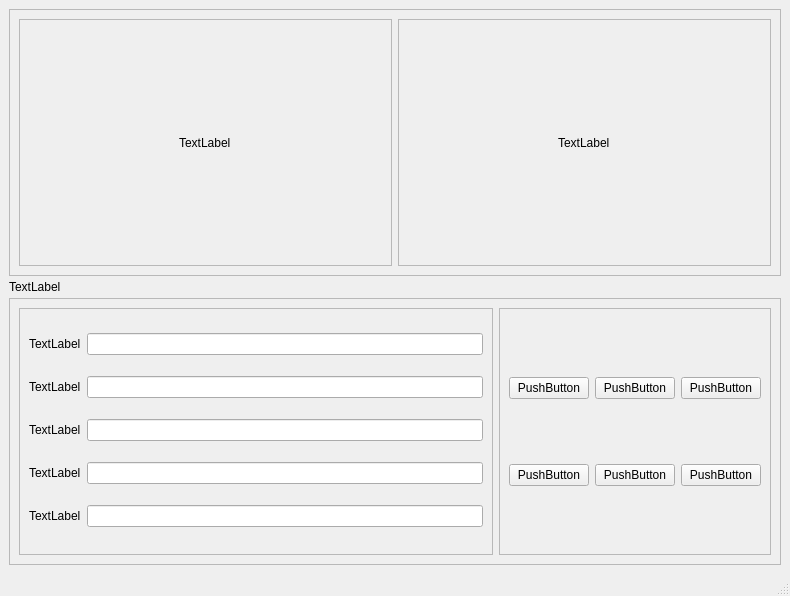
 <widget class="QMainWindow" name="MainWindow">
  <property name="geometry">
   <rect>
    <x>0</x>
    <y>0</y>
    <width>790</width>
    <height>596</height>
   </rect>
  </property>
  <property name="windowTitle">
   <string>copilot</string>
  </property>
  <property name="iconSize">
   <size>
    <width>24</width>
    <height>24</height>
   </size>
  </property>
  <widget class="QWidget" name="centralwidget">
   <property name="styleSheet">
    <string notr="true">QToolTip
{
    border: 1px solid #76797C;
    background-color: rgb(90, 102, 117);;
    color: white;
    padding: 5px;
    opacity: 200;
}

QWidget
{
    color: #eff0f1;
    background-color: #31363b;
    selection-background-color:#3daee9;
    selection-color: #eff0f1;
    background-clip: border;
    border-image: none;
    border: 0px transparent black;
    outline: 0;
}

QWidget:item:hover
{
    background-color: #3daee9;
    color: #eff0f1;
}

QWidget:item:selected
{
    background-color: #3daee9;
}

QCheckBox
{
    spacing: 5px;
    outline: none;
    color: #eff0f1;
    margin-bottom: 2px;
}

QCheckBox:disabled
{
    color: #76797C;
}

QCheckBox::indicator,
QGroupBox::indicator
{
    width: 18px;
    height: 18px;
}
QGroupBox::indicator
{
    margin-left: 2px;
}

QCheckBox::indicator:unchecked
{
    image: url(:/qss_icons/rc/checkbox_unchecked.png);
}

QCheckBox::indicator:unchecked:hover,
QCheckBox::indicator:unchecked:focus,
QCheckBox::indicator:unchecked:pressed,
QGroupBox::indicator:unchecked:hover,
QGroupBox::indicator:unchecked:focus,
QGroupBox::indicator:unchecked:pressed
{
  border: none;
    image: url(:/qss_icons/rc/checkbox_unchecked_focus.png);
}

QCheckBox::indicator:checked
{
    image: url(:/qss_icons/rc/checkbox_checked.png);
}

QCheckBox::indicator:checked:hover,
QCheckBox::indicator:checked:focus,
QCheckBox::indicator:checked:pressed,
QGroupBox::indicator:checked:hover,
QGroupBox::indicator:checked:focus,
QGroupBox::indicator:checked:pressed
{
  border: none;
    image: url(:/qss_icons/rc/checkbox_checked_focus.png);
}


QCheckBox::indicator:indeterminate
{
    image: url(:/qss_icons/rc/checkbox_indeterminate.png);
}

QCheckBox::indicator:indeterminate:focus,
QCheckBox::indicator:indeterminate:hover,
QCheckBox::indicator:indeterminate:pressed
{
    image: url(:/qss_icons/rc/checkbox_indeterminate_focus.png);
}

QCheckBox::indicator:checked:disabled,
QGroupBox::indicator:checked:disabled
{
    image: url(:/qss_icons/rc/checkbox_checked_disabled.png);
}

QCheckBox::indicator:unchecked:disabled,
QGroupBox::indicator:unchecked:disabled
{
    image: url(:/qss_icons/rc/checkbox_unchecked_disabled.png);
}

QRadioButton
{
    spacing: 5px;
    outline: none;
    color: #eff0f1;
    margin-bottom: 2px;
}

QRadioButton:disabled
{
    color: #76797C;
}
QRadioButton::indicator
{
    width: 21px;
    height: 21px;
}

QRadioButton::indicator:unchecked
{
    image: url(:/qss_icons/rc/radio_unchecked.png);
}


QRadioButton::indicator:unchecked:hover,
QRadioButton::indicator:unchecked:focus,
QRadioButton::indicator:unchecked:pressed
{
    border: none;
    outline: none;
    image: url(:/qss_icons/rc/radio_unchecked_focus.png);
}

QRadioButton::indicator:checked
{
    border: none;
    outline: none;
    image: url(:/qss_icons/rc/radio_checked.png);
}

QRadioButton::indicator:checked:hover,
QRadioButton::indicator:checked:focus,
QRadioButton::indicator:checked:pressed
{
    border: none;
    outline: none;
    image: url(:/qss_icons/rc/radio_checked_focus.png);
}

QRadioButton::indicator:checked:disabled
{
    outline: none;
    image: url(:/qss_icons/rc/radio_checked_disabled.png);
}

QRadioButton::indicator:unchecked:disabled
{
    image: url(:/qss_icons/rc/radio_unchecked_disabled.png);
}


QMenuBar
{
    background-color: #31363b;
    color: #eff0f1;
}

QMenuBar::item
{
    background: transparent;
}

QMenuBar::item:selected
{
    background: transparent;
    border: 1px solid #76797C;
}

QMenuBar::item:pressed
{
    border: 1px solid #76797C;
    background-color: #3daee9;
    color: #eff0f1;
    margin-bottom:-1px;
    padding-bottom:1px;
}

QMenu
{
    border: 1px solid #76797C;
    color: #eff0f1;
    margin: 2px;
}

QMenu::icon
{
    margin: 5px;
}

QMenu::item
{
    padding: 5px 30px 5px 30px;
    margin-left: 5px;
    border: 1px solid transparent; /* reserve space for selection border */
}

QMenu::item:selected
{
    color: #eff0f1;
}

QMenu::separator {
    height: 2px;
    background: lightblue;
    margin-left: 10px;
    margin-right: 5px;
}

QMenu::indicator {
    width: 18px;
    height: 18px;
}

/* non-exclusive indicator = check box style indicator
   (see QActionGroup::setExclusive) */
QMenu::indicator:non-exclusive:unchecked {
    image: url(:/qss_icons/rc/checkbox_unchecked.png);
}

QMenu::indicator:non-exclusive:unchecked:selected {
    image: url(:/qss_icons/rc/checkbox_unchecked_disabled.png);
}

QMenu::indicator:non-exclusive:checked {
    image: url(:/qss_icons/rc/checkbox_checked.png);
}

QMenu::indicator:non-exclusive:checked:selected {
    image: url(:/qss_icons/rc/checkbox_checked_disabled.png);
}

/* exclusive indicator = radio button style indicator (see QActionGroup::setExclusive) */
QMenu::indicator:exclusive:unchecked {
    image: url(:/qss_icons/rc/radio_unchecked.png);
}

QMenu::indicator:exclusive:unchecked:selected {
    image: url(:/qss_icons/rc/radio_unchecked_disabled.png);
}

QMenu::indicator:exclusive:checked {
    image: url(:/qss_icons/rc/radio_checked.png);
}

QMenu::indicator:exclusive:checked:selected {
    image: url(:/qss_icons/rc/radio_checked_disabled.png);
}

QMenu::right-arrow {
    margin: 5px;
    image: url(:/qss_icons/rc/right_arrow.png)
}


QWidget:disabled
{
    color: #454545;
    background-color: #31363b;
}

QAbstractItemView
{
    alternate-background-color: #31363b;
    color: #eff0f1;
    border: 1px solid 3A3939;
    border-radius: 2px;
}

QWidget:focus, QMenuBar:focus
{
    border: 1px solid #3daee9;
}

QTabWidget:focus, QCheckBox:focus, QRadioButton:focus, QSlider:focus
{
    border: none;
}

QLineEdit
{
    background-color: #232629;
    padding: 5px;
    border-style: solid;
    border: 1px solid #76797C;
    border-radius: 2px;
    color: #eff0f1;
}

QGroupBox {
    border:1px solid #76797C;
    border-radius: 2px;
    margin-top: 20px;
}

QGroupBox::title {
    subcontrol-origin: margin;
    subcontrol-position: top center;
    padding-left: 10px;
    padding-right: 10px;
    padding-top: 10px;
}

QAbstractScrollArea
{
    border-radius: 2px;
    border: 1px solid #76797C;
    background-color: transparent;
}

QScrollBar:horizontal
{
    height: 15px;
    margin: 3px 15px 3px 15px;
    border: 1px transparent #2A2929;
    border-radius: 4px;
    background-color: #2A2929;
}

QScrollBar::handle:horizontal
{
    background-color: #605F5F;
    min-width: 5px;
    border-radius: 4px;
}

QScrollBar::add-line:horizontal
{
    margin: 0px 3px 0px 3px;
    border-image: url(:/qss_icons/rc/right_arrow_disabled.png);
    width: 10px;
    height: 10px;
    subcontrol-position: right;
    subcontrol-origin: margin;
}

QScrollBar::sub-line:horizontal
{
    margin: 0px 3px 0px 3px;
    border-image: url(:/qss_icons/rc/left_arrow_disabled.png);
    height: 10px;
    width: 10px;
    subcontrol-position: left;
    subcontrol-origin: margin;
}

QScrollBar::add-line:horizontal:hover,QScrollBar::add-line:horizontal:on
{
    border-image: url(:/qss_icons/rc/right_arrow.png);
    height: 10px;
    width: 10px;
    subcontrol-position: right;
    subcontrol-origin: margin;
}


QScrollBar::sub-line:horizontal:hover, QScrollBar::sub-line:horizontal:on
{
    border-image: url(:/qss_icons/rc/left_arrow.png);
    height: 10px;
    width: 10px;
    subcontrol-position: left;
    subcontrol-origin: margin;
}

QScrollBar::up-arrow:horizontal, QScrollBar::down-arrow:horizontal
{
    background: none;
}


QScrollBar::add-page:horizontal, QScrollBar::sub-page:horizontal
{
    background: none;
}

QScrollBar:vertical
{
    background-color: #2A2929;
    width: 15px;
    margin: 15px 3px 15px 3px;
    border: 1px transparent #2A2929;
    border-radius: 4px;
}

QScrollBar::handle:vertical
{
    background-color: #605F5F;
    min-height: 5px;
    border-radius: 4px;
}

QScrollBar::sub-line:vertical
{
    margin: 3px 0px 3px 0px;
    border-image: url(:/qss_icons/rc/up_arrow_disabled.png);
    height: 10px;
    width: 10px;
    subcontrol-position: top;
    subcontrol-origin: margin;
}

QScrollBar::add-line:vertical
{
    margin: 3px 0px 3px 0px;
    border-image: url(:/qss_icons/rc/down_arrow_disabled.png);
    height: 10px;
    width: 10px;
    subcontrol-position: bottom;
    subcontrol-origin: margin;
}

QScrollBar::sub-line:vertical:hover,QScrollBar::sub-line:vertical:on
{

    border-image: url(:/qss_icons/rc/up_arrow.png);
    height: 10px;
    width: 10px;
    subcontrol-position: top;
    subcontrol-origin: margin;
}


QScrollBar::add-line:vertical:hover, QScrollBar::add-line:vertical:on
{
    border-image: url(:/qss_icons/rc/down_arrow.png);
    height: 10px;
    width: 10px;
    subcontrol-position: bottom;
    subcontrol-origin: margin;
}

QScrollBar::up-arrow:vertical, QScrollBar::down-arrow:vertical
{
    background: none;
}


QScrollBar::add-page:vertical, QScrollBar::sub-page:vertical
{
    background: none;
}

QTextEdit
{
    background-color: #232629;
    color: #eff0f1;
    border: 1px solid #76797C;
}

QPlainTextEdit
{
    background-color: #232629;;
    color: #eff0f1;
    border-radius: 2px;
    border: 1px solid #76797C;
}

QHeaderView::section
{
    background-color: #76797C;
    color: #eff0f1;
    padding: 5px;
    border: 1px solid #76797C;
}

QSizeGrip {
    image: url(:/qss_icons/rc/sizegrip.png);
    width: 12px;
    height: 12px;
}


QMainWindow::separator
{
    background-color: #31363b;
    color: white;
    padding-left: 4px;
    spacing: 2px;
    border: 1px dashed #76797C;
}

QMainWindow::separator:hover
{

    background-color: #787876;
    color: white;
    padding-left: 4px;
    border: 1px solid #76797C;
    spacing: 2px;
}


QMenu::separator
{
    height: 1px;
    background-color: #76797C;
    color: white;
    padding-left: 4px;
    margin-left: 10px;
    margin-right: 5px;
}


QFrame
{
    border-radius: 3px;
    border: 1px solid #76797C;
}

QFrame[frameShape=&quot;0&quot;]
{
    border-radius: 2px;
    border: 1px transparent #76797C;
}

QStackedWidget
{
    border: 1px transparent black;
}

QToolBar {
    border: 1px transparent #393838;
    background: 1px solid #31363b;
    font-weight: bold;
}

QToolBar::handle:horizontal {
    image: url(:/qss_icons/rc/Hmovetoolbar.png);
}
QToolBar::handle:vertical {
    image: url(:/qss_icons/rc/Vmovetoolbar.png);
}
QToolBar::separator:horizontal {
    image: url(:/qss_icons/rc/Hsepartoolbar.png);
}
QToolBar::separator:vertical {
    image: url(:/qss_icons/rc/Vsepartoolbar.png);
}
QToolButton#qt_toolbar_ext_button {
    background: #58595a
}

QPushButton
{
    color: #eff0f1;
    background-color: #31363b;
    border-width: 1px;
    border-color: #76797C;
    border-style: solid;
    padding: 5px;
    border-radius: 2px;
    outline: none;
}

QPushButton:disabled
{
    background-color: #31363b;
    border-width: 1px;
    border-color: #454545;
    border-style: solid;
    padding-top: 5px;
    padding-bottom: 5px;
    padding-left: 10px;
    padding-right: 10px;
    border-radius: 2px;
    color: #454545;
}

QPushButton:focus {
    background-color: #3daee9;
    color: white;
}

QPushButton:pressed
{
    background-color: #3daee9;
    padding-top: -15px;
    padding-bottom: -17px;
}

QComboBox
{
    selection-background-color: #3daee9;
    border-style: solid;
    border: 1px solid #76797C;
    border-radius: 2px;
    padding: 5px;
    min-width: 75px;
}

QPushButton:checked{
    background-color: #76797C;
    border-color: #6A6969;
}

QComboBox:hover,QPushButton:hover,QAbstractSpinBox:hover,QLineEdit:hover,QTextEdit:hover,QPlainTextEdit:hover,QAbstractView:hover,QTreeView:hover
{
    border: 1px solid #3daee9;
    color: #eff0f1;
}

QComboBox:on
{
    padding-top: 3px;
    padding-left: 4px;
    selection-background-color: #4a4a4a;
}

QComboBox QAbstractItemView
{
    background-color: #232629;
    border-radius: 2px;
    border: 1px solid #76797C;
    selection-background-color: #3daee9;
}

QComboBox::drop-down
{
    subcontrol-origin: padding;
    subcontrol-position: top right;
    width: 15px;

    border-left-width: 0px;
    border-left-color: darkgray;
    border-left-style: solid;
    border-top-right-radius: 3px;
    border-bottom-right-radius: 3px;
}

QComboBox::down-arrow
{
    image: url(:/qss_icons/rc/down_arrow_disabled.png);
}

QComboBox::down-arrow:on, QComboBox::down-arrow:hover,
QComboBox::down-arrow:focus
{
    image: url(:/qss_icons/rc/down_arrow.png);
}

QAbstractSpinBox {
    padding: 5px;
    border: 1px solid #76797C;
    background-color: #232629;
    color: #eff0f1;
    border-radius: 2px;
    min-width: 75px;
}

QAbstractSpinBox:up-button
{
    background-color: transparent;
    subcontrol-origin: border;
    subcontrol-position: center right;
}

QAbstractSpinBox:down-button
{
    background-color: transparent;
    subcontrol-origin: border;
    subcontrol-position: center left;
}

QAbstractSpinBox::up-arrow,QAbstractSpinBox::up-arrow:disabled,QAbstractSpinBox::up-arrow:off {
    image: url(:/qss_icons/rc/up_arrow_disabled.png);
    width: 10px;
    height: 10px;
}
QAbstractSpinBox::up-arrow:hover
{
    image: url(:/qss_icons/rc/up_arrow.png);
}


QAbstractSpinBox::down-arrow,QAbstractSpinBox::down-arrow:disabled,QAbstractSpinBox::down-arrow:off
{
    image: url(:/qss_icons/rc/down_arrow_disabled.png);
    width: 10px;
    height: 10px;
}
QAbstractSpinBox::down-arrow:hover
{
    image: url(:/qss_icons/rc/down_arrow.png);
}


QLabel
{
    border: 0px solid black;
}

QTabWidget{
    border: 0px transparent black;
}

QTabWidget::pane {
    border: 1px solid #76797C;
    padding: 5px;
    margin: 0px;
}

QTabBar
{
    qproperty-drawBase: 0;
    left: 5px; /* move to the right by 5px */
    border-radius: 3px;
}

QTabBar:focus
{
    border: 0px transparent black;
}

QTabBar::close-button  {
    image: url(:/qss_icons/rc/close.png);
    background: transparent;
}

QTabBar::close-button:hover
{
    image: url(:/qss_icons/rc/close-hover.png);
    background: transparent;
}

QTabBar::close-button:pressed {
    image: url(:/qss_icons/rc/close-pressed.png);
    background: transparent;
}

/* TOP TABS */
QTabBar::tab:top {
    color: #eff0f1;
    border: 1px solid #76797C;
    border-bottom: 1px transparent black;
    background-color: #31363b;
    padding: 5px;
    min-width: 50px;
    border-top-left-radius: 2px;
    border-top-right-radius: 2px;
}

QTabBar::tab:top:!selected
{
    color: #eff0f1;
    background-color: #54575B;
    border: 1px solid #76797C;
    border-bottom: 1px transparent black;
    border-top-left-radius: 2px;
    border-top-right-radius: 2px;    
}

QTabBar::tab:top:!selected:hover {
    background-color: #3daee9;
}

/* BOTTOM TABS */
QTabBar::tab:bottom {
    color: #eff0f1;
    border: 1px solid #76797C;
    border-top: 1px transparent black;
    background-color: #31363b;
    padding: 5px;
    border-bottom-left-radius: 2px;
    border-bottom-right-radius: 2px;
    min-width: 50px;
}

QTabBar::tab:bottom:!selected
{
    color: #eff0f1;
    background-color: #54575B;
    border: 1px solid #76797C;
    border-top: 1px transparent black;
    border-bottom-left-radius: 2px;
    border-bottom-right-radius: 2px;
}

QTabBar::tab:bottom:!selected:hover {
    background-color: #3daee9;
}

/* LEFT TABS */
QTabBar::tab:left {
    color: #eff0f1;
    border: 1px solid #76797C;
    border-left: 1px transparent black;
    background-color: #31363b;
    padding: 5px;
    border-top-right-radius: 2px;
    border-bottom-right-radius: 2px;
    min-height: 50px;
}

QTabBar::tab:left:!selected
{
    color: #eff0f1;
    background-color: #54575B;
    border: 1px solid #76797C;
    border-left: 1px transparent black;
    border-top-right-radius: 2px;
    border-bottom-right-radius: 2px;
}

QTabBar::tab:left:!selected:hover {
    background-color: #3daee9;
}


/* RIGHT TABS */
QTabBar::tab:right {
    color: #eff0f1;
    border: 1px solid #76797C;
    border-right: 1px transparent black;
    background-color: #31363b;
    padding: 5px;
    border-top-left-radius: 2px;
    border-bottom-left-radius: 2px;
    min-height: 50px;
}

QTabBar::tab:right:!selected
{
    color: #eff0f1;
    background-color: #54575B;
    border: 1px solid #76797C;
    border-right: 1px transparent black;
    border-top-left-radius: 2px;
    border-bottom-left-radius: 2px;
}

QTabBar::tab:right:!selected:hover {
    background-color: #3daee9;
}

QTabBar QToolButton::right-arrow:enabled {
     image: url(:/qss_icons/rc/right_arrow.png);
 }

 QTabBar QToolButton::left-arrow:enabled {
     image: url(:/qss_icons/rc/left_arrow.png);
 }

QTabBar QToolButton::right-arrow:disabled {
     image: url(:/qss_icons/rc/right_arrow_disabled.png);
 }

 QTabBar QToolButton::left-arrow:disabled {
     image: url(:/qss_icons/rc/left_arrow_disabled.png);
 }


QDockWidget {
    background: #31363b;
    border: 1px solid #403F3F;
    titlebar-close-icon: url(:/qss_icons/rc/close.png);
    titlebar-normal-icon: url(:/qss_icons/rc/undock.png);
}

QDockWidget::close-button, QDockWidget::float-button {
    border: 1px solid transparent;
    border-radius: 2px;
    background: transparent;
}

QDockWidget::close-button:hover, QDockWidget::float-button:hover {
    background: rgba(255, 255, 255, 10);
}

QDockWidget::close-button:pressed, QDockWidget::float-button:pressed {
    padding: 1px -1px -1px 1px;
    background: rgba(255, 255, 255, 10);
}

QTreeView, QListView
{
    border: 1px solid #76797C;
    background-color: #232629;
}

QTreeView:branch:selected, QTreeView:branch:hover
{
    background: url(:/qss_icons/rc/transparent.png);
}

QTreeView::branch:has-siblings:!adjoins-item {
    border-image: url(:/qss_icons/rc/transparent.png);
}

QTreeView::branch:has-siblings:adjoins-item {
    border-image: url(:/qss_icons/rc/transparent.png);
}

QTreeView::branch:!has-children:!has-siblings:adjoins-item {
    border-image: url(:/qss_icons/rc/transparent.png);
}

QTreeView::branch:has-children:!has-siblings:closed,
QTreeView::branch:closed:has-children:has-siblings {
    image: url(:/qss_icons/rc/branch_closed.png);
}

QTreeView::branch:open:has-children:!has-siblings,
QTreeView::branch:open:has-children:has-siblings  {
    image: url(:/qss_icons/rc/branch_open.png);
}

QTreeView::branch:has-children:!has-siblings:closed:hover,
QTreeView::branch:closed:has-children:has-siblings:hover {
    image: url(:/qss_icons/rc/branch_closed-on.png);
    }

QTreeView::branch:open:has-children:!has-siblings:hover,
QTreeView::branch:open:has-children:has-siblings:hover  {
    image: url(:/qss_icons/rc/branch_open-on.png);
    }

QListView::item:!selected:hover, QTreeView::item:!selected:hover  {
    background: rgba(167,218,245, 0.3);
    outline: 0;
    color: #eff0f1
}

QListView::item:selected:hover, QTreeView::item:selected:hover  {
    background: #3daee9;
    color: #eff0f1;
}

QSlider::groove:horizontal {
    border: 1px solid #565a5e;
    height: 4px;
    background: #565a5e;
    margin: 0px;
    border-radius: 2px;
}

QSlider::handle:horizontal {
    background: #232629;
    border: 1px solid #565a5e;
    width: 16px;
    height: 16px;
    margin: -8px 0;
    border-radius: 9px;
}

QSlider::groove:vertical {
    border: 1px solid #565a5e;
    width: 4px;
    background: #565a5e;
    margin: 0px;
    border-radius: 3px;
}

QSlider::handle:vertical {
    background: #232629;
    border: 1px solid #565a5e;
    width: 16px;
    height: 16px;
    margin: 0 -8px;
    border-radius: 9px;
}

QToolButton {
    background-color: transparent;
    border: 1px transparent #76797C;
    border-radius: 2px;
    margin: 3px;
    padding: 5px;
}

QToolButton[popupMode=&quot;1&quot;] { /* only for MenuButtonPopup */
 padding-right: 20px; /* make way for the popup button */
 border: 1px #76797C;
 border-radius: 5px;
}

QToolButton[popupMode=&quot;2&quot;] { /* only for InstantPopup */
 padding-right: 10px; /* make way for the popup button */
 border: 1px #76797C;
}


QToolButton:hover, QToolButton::menu-button:hover {
    background-color: transparent;
    border: 1px solid #3daee9;
    padding: 5px;
}

QToolButton:checked, QToolButton:pressed,
        QToolButton::menu-button:pressed {
    background-color: #3daee9;
    border: 1px solid #3daee9;
    padding: 5px;
}

/* the subcontrol below is used only in the InstantPopup or DelayedPopup mode */
QToolButton::menu-indicator {
    image: url(:/qss_icons/rc/down_arrow.png);
    top: -7px; left: -2px; /* shift it a bit */
}

/* the subcontrols below are used only in the MenuButtonPopup mode */
QToolButton::menu-button {
    border: 1px transparent #76797C;
    border-top-right-radius: 6px;
    border-bottom-right-radius: 6px;
    /* 16px width + 4px for border = 20px allocated above */
    width: 16px;
    outline: none;
}

QToolButton::menu-arrow {
    image: url(:/qss_icons/rc/down_arrow.png);
}

QToolButton::menu-arrow:open {
    border: 1px solid #76797C;
}

QPushButton::menu-indicator  {
    subcontrol-origin: padding;
    subcontrol-position: bottom right;
    left: 8px;
}

QTableView
{
    border: 1px solid #76797C;
    gridline-color: #31363b;
    background-color: #232629;
}


QTableView, QHeaderView
{
    border-radius: 0px;
}

QTableView::item:pressed, QListView::item:pressed, QTreeView::item:pressed  {
    background: #3daee9;
    color: #eff0f1;
}

QTableView::item:selected:active, QTreeView::item:selected:active, QListView::item:selected:active  {
    background: #3daee9;
    color: #eff0f1;
}


QHeaderView
{
    background-color: #31363b;
    border: 1px transparent;
    border-radius: 0px;
    margin: 0px;
    padding: 0px;

}

QHeaderView::section  {
    background-color: #31363b;
    color: #eff0f1;
    padding: 5px;
    border: 1px solid #76797C;
    border-radius: 0px;
    text-align: center;
}

QHeaderView::section::vertical::first, QHeaderView::section::vertical::only-one
{
    border-top: 1px solid #76797C;
}

QHeaderView::section::vertical
{
    border-top: transparent;
}

QHeaderView::section::horizontal::first, QHeaderView::section::horizontal::only-one
{
    border-left: 1px solid #76797C;
}

QHeaderView::section::horizontal
{
    border-left: transparent;
}


QHeaderView::section:checked
 {
    color: white;
    background-color: #334e5e;
 }

 /* style the sort indicator */
QHeaderView::down-arrow {
    image: url(:/qss_icons/rc/down_arrow.png);
}

QHeaderView::up-arrow {
    image: url(:/qss_icons/rc/up_arrow.png);
}


QTableCornerButton::section {
    background-color: #31363b;
    border: 1px transparent #76797C;
    border-radius: 0px;
}

QToolBox  {
    padding: 5px;
    border: 1px transparent black;
}

QToolBox::tab {
    color: #eff0f1;
    background-color: #31363b;
    border: 1px solid #76797C;
    border-bottom: 1px transparent #31363b;
    border-top-left-radius: 5px;
    border-top-right-radius: 5px;
}

QToolBox::tab:selected { /* italicize selected tabs */
    font: italic;
    background-color: #31363b;
    border-color: #3daee9;
 }

QStatusBar::item {
    border: 0px transparent dark;
 }


QFrame[height=&quot;3&quot;], QFrame[width=&quot;3&quot;] {
    background-color: #76797C;
}


QSplitter::handle {
    border: 1px dashed #76797C;
}

QSplitter::handle:hover {
    background-color: #787876;
    border: 1px solid #76797C;
}

QSplitter::handle:horizontal {
    width: 1px;
}

QSplitter::handle:vertical {
    height: 1px;
}

QProgressBar {
    border: 1px solid #76797C;
    border-radius: 5px;
    text-align: center;
}

QProgressBar::chunk {
    background-color: #05B8CC;
}

QDateEdit
{
    selection-background-color: #3daee9;
    border-style: solid;
    border: 1px solid #3375A3;
    border-radius: 2px;
    padding: 1px;
    min-width: 75px;
}

QDateEdit:on
{
    padding-top: 3px;
    padding-left: 4px;
    selection-background-color: #4a4a4a;
}

QDateEdit QAbstractItemView
{
    background-color: #232629;
    border-radius: 2px;
    border: 1px solid #3375A3;
    selection-background-color: #3daee9;
}

QDateEdit::drop-down
{
    subcontrol-origin: padding;
    subcontrol-position: top right;
    width: 15px;
    border-left-width: 0px;
    border-left-color: darkgray;
    border-left-style: solid;
    border-top-right-radius: 3px;
    border-bottom-right-radius: 3px;
}

QDateEdit::down-arrow
{
    image: url(:/qss_icons/rc/down_arrow_disabled.png);
}

QDateEdit::down-arrow:on, QDateEdit::down-arrow:hover,
QDateEdit::down-arrow:focus
{
    image: url(:/qss_icons/rc/down_arrow.png);
}</string>
   </property>
   <layout class="QVBoxLayout" name="verticalLayout">
    <item>
     <widget class="QFrame" name="frame_2">
      <property name="frameShape">
       <enum>QFrame::StyledPanel</enum>
      </property>
      <property name="frameShadow">
       <enum>QFrame::Raised</enum>
      </property>
      <layout class="QHBoxLayout" name="horizontalLayout">
       <item>
        <widget class="QFrame" name="frame_3">
         <property name="frameShape">
          <enum>QFrame::StyledPanel</enum>
         </property>
         <property name="frameShadow">
          <enum>QFrame::Raised</enum>
         </property>
         <layout class="QVBoxLayout" name="verticalLayout_2">
          <item alignment="Qt::AlignHCenter">
           <widget class="QLabel" name="label_7">
            <property name="text">
             <string>TextLabel</string>
            </property>
           </widget>
          </item>
         </layout>
        </widget>
       </item>
       <item>
        <widget class="QFrame" name="frame_4">
         <property name="frameShape">
          <enum>QFrame::StyledPanel</enum>
         </property>
         <property name="frameShadow">
          <enum>QFrame::Raised</enum>
         </property>
         <layout class="QVBoxLayout" name="verticalLayout_3">
          <item alignment="Qt::AlignHCenter">
           <widget class="QLabel" name="label_8">
            <property name="text">
             <string>TextLabel</string>
            </property>
           </widget>
          </item>
         </layout>
        </widget>
       </item>
      </layout>
     </widget>
    </item>
    <item>
     <widget class="QLabel" name="label">
      <property name="maximumSize">
       <size>
        <width>16777215</width>
        <height>10</height>
       </size>
      </property>
      <property name="text">
       <string>TextLabel</string>
      </property>
     </widget>
    </item>
    <item>
     <widget class="QFrame" name="frame">
      <property name="frameShape">
       <enum>QFrame::StyledPanel</enum>
      </property>
      <property name="frameShadow">
       <enum>QFrame::Raised</enum>
      </property>
      <layout class="QHBoxLayout" name="horizontalLayout_2">
       <item>
        <widget class="QFrame" name="frame_5">
         <property name="frameShape">
          <enum>QFrame::StyledPanel</enum>
         </property>
         <property name="frameShadow">
          <enum>QFrame::Raised</enum>
         </property>
         <layout class="QGridLayout" name="gridLayout">
          <item row="1" column="0">
           <widget class="QLabel" name="label_6">
            <property name="text">
             <string>TextLabel</string>
            </property>
           </widget>
          </item>
          <item row="1" column="2">
           <widget class="QLineEdit" name="lineEdit_2"/>
          </item>
          <item row="0" column="0">
           <widget class="QLabel" name="label_2">
            <property name="text">
             <string>TextLabel</string>
            </property>
           </widget>
          </item>
          <item row="2" column="2">
           <widget class="QLineEdit" name="lineEdit_3"/>
          </item>
          <item row="3" column="2">
           <widget class="QLineEdit" name="lineEdit_4"/>
          </item>
          <item row="2" column="0">
           <widget class="QLabel" name="label_5">
            <property name="text">
             <string>TextLabel</string>
            </property>
           </widget>
          </item>
          <item row="4" column="0">
           <widget class="QLabel" name="label_3">
            <property name="text">
             <string>TextLabel</string>
            </property>
           </widget>
          </item>
          <item row="0" column="2">
           <widget class="QLineEdit" name="lineEdit"/>
          </item>
          <item row="3" column="0">
           <widget class="QLabel" name="label_4">
            <property name="text">
             <string>TextLabel</string>
            </property>
           </widget>
          </item>
          <item row="4" column="2">
           <widget class="QLineEdit" name="lineEdit_5"/>
          </item>
         </layout>
        </widget>
       </item>
       <item>
        <widget class="QFrame" name="frame_6">
         <property name="frameShape">
          <enum>QFrame::StyledPanel</enum>
         </property>
         <property name="frameShadow">
          <enum>QFrame::Raised</enum>
         </property>
         <layout class="QGridLayout" name="gridLayout_2">
          <item row="0" column="2">
           <widget class="QPushButton" name="pushButton_3">
            <property name="text">
             <string>PushButton</string>
            </property>
           </widget>
          </item>
          <item row="0" column="0">
           <widget class="QPushButton" name="pushButton">
            <property name="text">
             <string>PushButton</string>
            </property>
           </widget>
          </item>
          <item row="0" column="1">
           <widget class="QPushButton" name="pushButton_2">
            <property name="text">
             <string>PushButton</string>
            </property>
           </widget>
          </item>
          <item row="1" column="0">
           <widget class="QPushButton" name="pushButton_4">
            <property name="text">
             <string>PushButton</string>
            </property>
           </widget>
          </item>
          <item row="1" column="1">
           <widget class="QPushButton" name="pushButton_5">
            <property name="text">
             <string>PushButton</string>
            </property>
           </widget>
          </item>
          <item row="1" column="2">
           <widget class="QPushButton" name="pushButton_6">
            <property name="text">
             <string>PushButton</string>
            </property>
           </widget>
          </item>
         </layout>
        </widget>
       </item>
      </layout>
     </widget>
    </item>
   </layout>
  </widget>
  <widget class="QStatusBar" name="statusbar"/>
  <widget class="QMenuBar" name="menubar">
   <property name="geometry">
    <rect>
     <x>0</x>
     <y>0</y>
     <width>790</width>
     <height>21</height>
    </rect>
   </property>
  </widget>
  <action name="actionchange_camera_location">
   <property name="text">
    <string>Change Camera Location</string>
   </property>
  </action>
  <action name="actionRestart_CAM_1">
   <property name="text">
    <string>Restart CAM 1</string>
   </property>
  </action>
  <action name="actionRestart_CAM_2">
   <property name="text">
    <string>Restart CAM 2</string>
   </property>
  </action>
  <action name="actionshourtcuts">
   <property name="text">
    <string>Shourtcuts</string>
   </property>
  </action>
  <action name="actionRestart_Jetson">
   <property name="text">
    <string>Restart Jetson</string>
   </property>
  </action>
  <action name="actionRestart_Pixhawk">
   <property name="text">
    <string>Restart Pixhawk</string>
   </property>
  </action>
  <action name="actionChange_Thruster_1_direction">
   <property name="text">
    <string>Change Thruster front-right direction</string>
   </property>
  </action>
  <action name="actionChange_Thruster_2_direction">
   <property name="text">
    <string>Change Thruster front-left direction</string>
   </property>
  </action>
  <action name="actionChange_Thruster_3_direction">
   <property name="text">
    <string>Change Thruster mid-right direction</string>
   </property>
  </action>
  <action name="actionChange_Thruster_4_direction">
   <property name="text">
    <string>Change Thruster mid-left direction</string>
   </property>
  </action>
  <action name="actionChange_Thruster_5_direction">
   <property name="text">
    <string>Change Thruster back-right direction</string>
   </property>
  </action>
  <action name="actionChange_Thruster_6_direction">
   <property name="text">
    <string>Change Thruster back-left direction</string>
   </property>
  </action>
  <action name="actionChange_all_Thrusters_direction">
   <property name="text">
    <string>Change all Thrusters direction</string>
   </property>
  </action>
  <action name="actionReset_to_defualt">
   <property name="text">
    <string>Reset to defualt</string>
   </property>
  </action>
 </widget>
